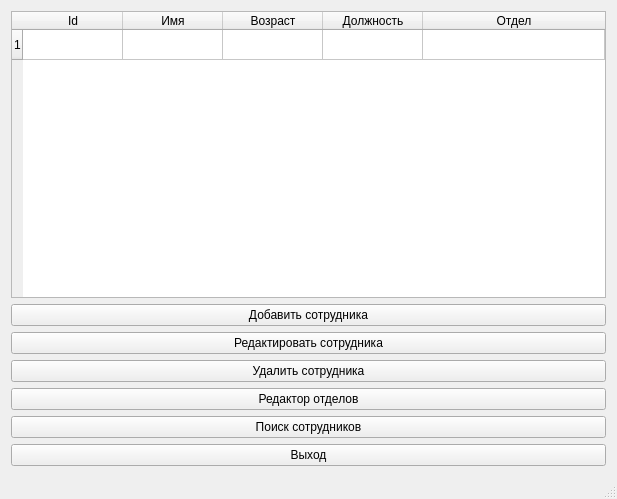
<?xml version="1.0" encoding="UTF-8"?>
<ui version="4.0">
 <class>MainWindow</class>
 <widget class="QMainWindow" name="MainWindow">
  <property name="geometry">
   <rect>
    <x>0</x>
    <y>0</y>
    <width>617</width>
    <height>499</height>
   </rect>
  </property>
  <property name="windowTitle">
   <string>База данных сотрудников</string>
  </property>
  <widget class="QWidget" name="centralWidget">
   <layout class="QGridLayout" name="gridLayout">
    <item row="0" column="0">
     <widget class="QTableWidget" name="empTable">
      <property name="contextMenuPolicy">
       <enum>Qt::ActionsContextMenu</enum>
      </property>
      <property name="autoFillBackground">
       <bool>false</bool>
      </property>
      <property name="frameShape">
       <enum>QFrame::StyledPanel</enum>
      </property>
      <property name="frameShadow">
       <enum>QFrame::Sunken</enum>
      </property>
      <property name="editTriggers">
       <set>QAbstractItemView::NoEditTriggers</set>
      </property>
      <property name="tabKeyNavigation">
       <bool>false</bool>
      </property>
      <property name="alternatingRowColors">
       <bool>true</bool>
      </property>
      <property name="selectionMode">
       <enum>QAbstractItemView::SingleSelection</enum>
      </property>
      <property name="selectionBehavior">
       <enum>QAbstractItemView::SelectRows</enum>
      </property>
      <property name="textElideMode">
       <enum>Qt::ElideRight</enum>
      </property>
      <property name="sortingEnabled">
       <bool>true</bool>
      </property>
      <property name="rowCount">
       <number>1</number>
      </property>
      <property name="columnCount">
       <number>5</number>
      </property>
      <attribute name="horizontalHeaderCascadingSectionResizes">
       <bool>false</bool>
      </attribute>
      <attribute name="horizontalHeaderMinimumSectionSize">
       <number>35</number>
      </attribute>
      <attribute name="horizontalHeaderShowSortIndicator" stdset="0">
       <bool>true</bool>
      </attribute>
      <attribute name="horizontalHeaderStretchLastSection">
       <bool>true</bool>
      </attribute>
      <attribute name="verticalHeaderCascadingSectionResizes">
       <bool>false</bool>
      </attribute>
      <attribute name="verticalHeaderStretchLastSection">
       <bool>false</bool>
      </attribute>
      <row/>
      <column>
       <property name="text">
        <string>Id</string>
       </property>
      </column>
      <column>
       <property name="text">
        <string>Имя</string>
       </property>
      </column>
      <column>
       <property name="text">
        <string>Возраст</string>
       </property>
      </column>
      <column>
       <property name="text">
        <string>Должность</string>
       </property>
      </column>
      <column>
       <property name="text">
        <string>Отдел</string>
       </property>
      </column>
     </widget>
    </item>
    <item row="1" column="0">
     <widget class="QPushButton" name="addButton">
      <property name="sizePolicy">
       <sizepolicy hsizetype="Maximum" vsizetype="Fixed">
        <horstretch>0</horstretch>
        <verstretch>0</verstretch>
       </sizepolicy>
      </property>
      <property name="maximumSize">
       <size>
        <width>147555</width>
        <height>16777215</height>
       </size>
      </property>
      <property name="text">
       <string>Добавить сотрудника</string>
      </property>
     </widget>
    </item>
    <item row="4" column="0">
     <widget class="QPushButton" name="departmentButton">
      <property name="text">
       <string>Редактор отделов</string>
      </property>
     </widget>
    </item>
    <item row="5" column="0">
     <widget class="QPushButton" name="searchButton">
      <property name="text">
       <string>Поиск сотрудников</string>
      </property>
     </widget>
    </item>
    <item row="6" column="0">
     <widget class="QPushButton" name="exitButton">
      <property name="text">
       <string>Выход</string>
      </property>
     </widget>
    </item>
    <item row="2" column="0">
     <widget class="QPushButton" name="editButton">
      <property name="text">
       <string>Редактировать сотрудника</string>
      </property>
     </widget>
    </item>
    <item row="3" column="0">
     <widget class="QPushButton" name="deleteButton">
      <property name="text">
       <string>Удалить сотрудника</string>
      </property>
     </widget>
    </item>
   </layout>
  </widget>
  <widget class="QMenuBar" name="menuBar">
   <property name="geometry">
    <rect>
     <x>0</x>
     <y>0</y>
     <width>617</width>
     <height>22</height>
    </rect>
   </property>
  </widget>
  <widget class="QStatusBar" name="statusBar"/>
  <action name="actionDelete">
   <property name="text">
    <string>Удалить</string>
   </property>
   <property name="toolTip">
    <string>Delete record</string>
   </property>
  </action>
  <action name="actionEdit">
   <property name="text">
    <string>Изменить</string>
   </property>
  </action>
 </widget>
 <layoutdefault spacing="6" margin="11"/>
 <tabstops>
  <tabstop>empTable</tabstop>
 </tabstops>
 <resources/>
 <connections/>
</ui>
